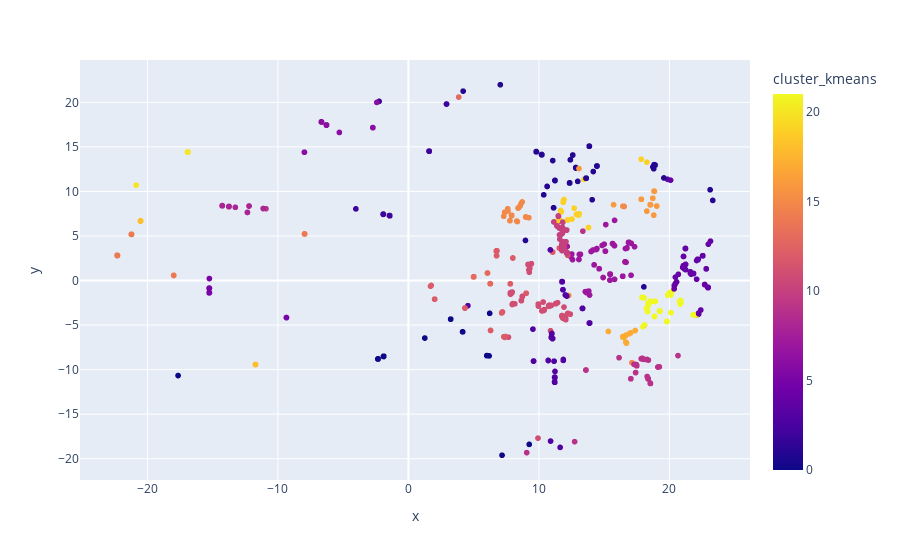

Write notebook code for a chart like this one.
### Markdown cell above
## k-means

### Code cell
from sklearn.cluster import KMeans,AgglomerativeClustering,DBSCAN
import numpy as np

N_CLUSTERS=22

# Generate sample binary data
data = X

# Initialize KMeans object with 2 clusters
kmeans = KMeans(n_clusters=N_CLUSTERS)

# Fit the data to the KMeans object
_ = kmeans.fit(data)

# Get the labels and cluster centers
labels = kmeans.labels_
centers = kmeans.cluster_centers_

labels



df['cluster_kmeans']=labels

fig=px.scatter(df,x='x',y='y',color='cluster_kmeans',hover_data=["str"])
fig

### Figure 1 — Plotly figure (JSON) as saved in the notebook; plotly's stock layout.template omitted (floating-point values rounded to 4 significant figures; data arrays with more than 128 entries replaced by an {"elided": "..."} marker saying what was removed)
{"data": [{"customdata": {"elided": "16000x1 str values"}, "hovertemplate": "x=%{x}<br>y=%{y}<br>str=%{customdata[0]}<br>cluster_kmeans=%{marker.color}<extra></extra>", "legendgroup": "", "marker": {"color": {"elided": "16000 int values"}, "coloraxis": "coloraxis", "symbol": "circle"}, "mode": "markers", "name": "", "showlegend": false, "type": "scattergl", "x": {"elided": "16000 float values"}, "xaxis": "x", "y": {"elided": "16000 float values"}, "yaxis": "y"}], "layout": {"coloraxis": {"colorbar": {"title": {"text": "cluster_kmeans"}}, "colorscale": [[0, "#0d0887"], [0.1111, "#46039f"], [0.2222, "#7201a8"], [0.3333, "#9c179e"], [0.4444, "#bd3786"], [0.5556, "#d8576b"], [0.6667, "#ed7953"], [0.7778, "#fb9f3a"], [0.8889, "#fdca26"], [1, "#f0f921"]]}, "legend": {"tracegroupgap": 0}, "margin": {"t": 60}, "xaxis": {"anchor": "y", "domain": [0, 1], "title": {"text": "x"}}, "yaxis": {"anchor": "x", "domain": [0, 1], "title": {"text": "y"}}}}
